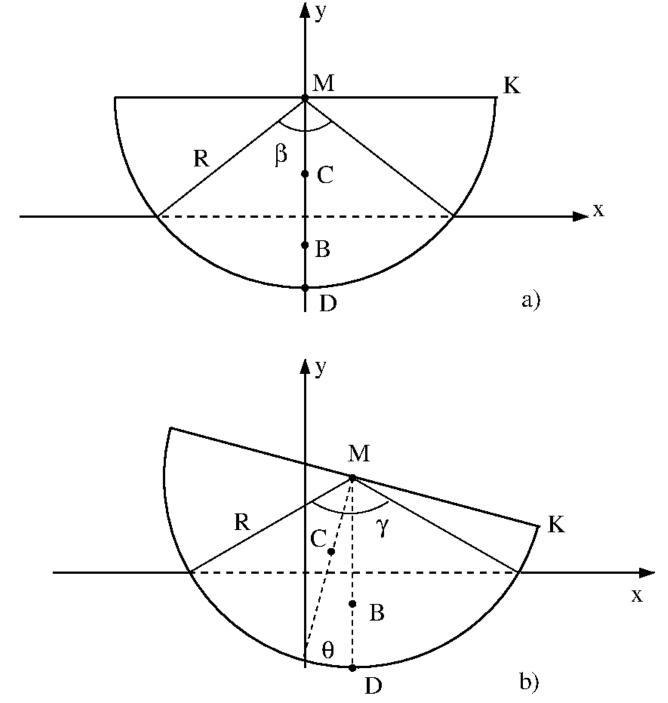
#> input picture Figur 1.png, 1336 x 1406 px, given in place of Figur%201.png, which was not available (shown at 1/2 size)
$ jupyter execute 'Prosjekt Teknisk Fysikk.ipynb'   (older library calls are emulated)   (text cells are left out)
#> lines starting #> are read from the running program, lines starting #| are printed output that depends on the picture; pictures that were not available may be replaced by others from this repository, and a replacement may not be noted
[cell 1]
from PIL import Image
import requests
from io import BytesIO

def resize_img(img, basewidth):
#> called with basewidth = 550
    wpercent = (basewidth/float(img.size[0]))
#> wpercent = 0.412
    hsize = int((float(img.size[1])*float(wpercent)))
#> hsize = 578
    img = img.resize((basewidth,hsize), Image.ANTIALIAS)
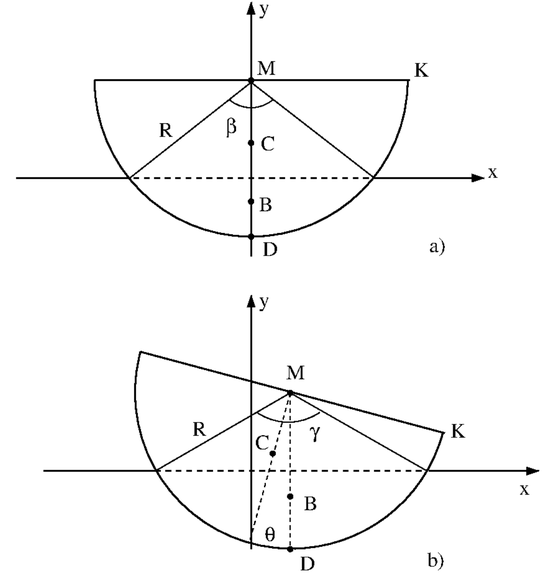
#> img: PIL image 550x578 RGBA; mean R, G, B, A 248.1, 248.1, 248.1, 255
    return img

url="https://github.com/simennes/VitberV22/blob/main/Figur%201.png?raw=true"
response = requests.get(url)
img = resize_img(Image.open(BytesIO(response.content)), 550)
img

[cell 2]
import numpy as np
import matplotlib.pyplot as plt
import time

[cell 3]
# Definere konstanter:                   # Enhet:
sigma0 = 1000                            # [kg/m^2]
sigma = 500                              # [kg/m^2]
R = 10                                   # [m]
As = 0.5*np.pi*R**2                      # [m^2]
m = As*sigma                             # [kg]
I_c = 0.5*m*(R**2)*(1-32/(9*(np.pi)**2)) # [kg*m^2]
h = 4*R/(3*np.pi)                        # [m]
g = 9.81                                 # [m/s^2]

[cell 4]
def b(beta):
    return np.pi*sigma/sigma0+np.sin(beta)

# Kode for fikspunktiterasjon fra notater:
def fikspunkt(g, beta0, tol=1.e-8, max_iter=30):
    '''
    Input:
        g:     Funksjon som skal løses
        beta0: Initialverdi
        tol:   Toleranse
    Output:
        beta:  Siste verdi, etter ønsket toleranse er oppnådd
    '''
#> called with beta0 = 2.09, tol = 1e-09, max_iter = 100
    beta = beta0
    for k in range(max_iter):
        beta_old = beta                        # Forrige betaverdi
        beta = g(beta)                         # Ny betaverdi
        err = abs(beta-beta_old)               # Feilestimat
        if err < tol:
            break
    return beta

tol = 1.e-9
beta = fikspunkt(b, 2*np.pi/3, tol, 100)
print(f"beta = {round(beta,10)} = {round(np.degrees(beta),6)} grader, med en nøyaktighet på {tol} rad.")

[cell 5]
y0_M = R*np.cos(beta/2)
y0_C = y0_M - h
y0_B = y0_M - (4*R*(np.sin(beta/2))**3) / (3*(beta-np.sin(beta)))
y0_D = y0_M - R

print(f"y0_M = {y0_M:.5f}, y0_C = {y0_C:.5f}, y0_B = {y0_B:.5f}, y0_D = {y0_D:.5f}")

[cell 6]
def euler(f, t, y, dt):
    # Finner neste verdi
    y_next = y + dt*f(t, y)
    t_next = t + dt
    return t_next, y_next

def ode_solver(f, t0, tend, w0, dt, betingelser=[0,False,False], method=euler):
    '''
    Input:
        f:           Høyre side av differensiallikning vi vil løse
        t0:          Starttid
        tend:        Sluttid
        w0:          Initialbetingelse
        dt:          Steglengde
        betingelser: For senere oppgaver, på formen: [ml/m (desimaltall), gjerde (bool), FSAL (bool)]
        method:      Ønsket metode for å løse differensiallikning. Standardmetode er Euler.

    Output:
        t_array:     Array med alle t-verdier
        w_array:     Array med alle w (løsninger)
    '''
#> called with t0 = 0, tend = 20, w0 = array of shape (2,), dt = 0.01

    w_array = np.array([w0])    # Array med numeriske løsninger for w-verdier
    t_array = np.array([t0])    # Array med t-verdier

    # Initiere første tn- og wn-verdi
    tn = t0
    wn = w0

    # Variable for last
    global ml
    ml = betingelser[0] * m
    gjerde = betingelser[1]

    # FSAL
    if betingelser[2]:
        k_curr = f(t0, w0)

    # Itererer frem til t = tend
    while tn < tend - 1.e-10:             # Buffer for trunkeringsfeil
        if betingelser[2]:                # FSAL (Oppgave 2h)
            k_old = k_curr
            tn, wn, k_curr = method(f, tn, wn, dt, k_curr)
        else:
            tn, wn = method(f, tn, wn, dt)    # Ett steg med valgt metode

        # Oppgave 2c) ###################################################################
        if np.all(wn == w_array[-1]):     # Sjekker om skipet har sluttet å bevege seg
            fortegn = np.sign(wn[0])
            lengde = np.size(wn)

            # Oppdaterer w som forklart i 2c
            wn = np.concatenate((np.array([fortegn*np.pi/2]), np.zeros(lengde-1)))
        #################################################################################

        # Oppgave 2d) ###################################################################
        if len(wn) == 8:                            # if skipet har last:
            if (not gjerde) and (abs(wn[6]) > R):   # -  if last falt av skipet:
                    ml = 0                          # -  -  ml = 0
                    wn[6] = np.sign(wn[6])*R        # -  -  x_L = +- R
            elif (gjerde) and (np.abs(wn[6]) >= R): # -  if last truffet gjerdet:
                wn[7] = 0                           # -  -  v_L = 0
                wn[6] = np.sign(wn[6])*R            # -  -  x_L = +-R
        #################################################################################

        # Passer på at siste t-verdi og tilhørende y-verdi er for nøyaktig tn = tend
        if tn > tend:               # Hvis vi har iterert for langt:
            dt = tend - t_array[-1] # -  Endre dt så vi treffer akkurat tend
            tn = t_array[-1]        # -  Sett tn og wn tilbake til forrige verdier
            wn = w_array[-1]
            if betingelser[2]:
                k_curr = k_old      # -  Sett k_curr til forrige verdi (for oppg. 2h)
        else:
            w_array = np.concatenate((w_array, np.array([wn])))
            t_array = np.append(t_array,tn)

    return t_array, w_array

[cell 7]
# Definerer nye konstanter
A_0 = 0.5*R**2*np.pi*sigma/sigma0
F_B = A_0*sigma0*g

# Definerer funksjonen fra oppgave c)
def f(t, w):
    tau_B = -F_B*h*np.sin(w[0])
    dw = np.array([w[1]        ,
                   tau_B / I_c])
    return dw

# Plottefunksjon
def plotter(t, w, tittel, enhet_x, enhet_y, plotte_variabel, legend=None, xmax = None):
#> called with tittel = 'Vinkelutslag, Eulers metode, dt = 0.01', enhet_x = 'Tid [s]', enhet_y = 'Theta [rad]', plotte_variabel = 0
    plt.figure(figsize=(12,6))

    # Plotter alle w mot tilhørende t fra input-arrays
    if plotte_variabel == 10:  # plotte_variabel = 10 betyr at vi skal plotte med logaritmisk skala
        for w_val in w:
            plt.loglog(t, w_val)

    else:   # Plotte vanlig
        for i in range(len(t)):
            plt.plot(t[i], w[i][:, plotte_variabel])

    plt.title(tittel)
    plt.xlabel(enhet_x)
    plt.ylabel(enhet_y)
    if legend != None:
        plt.legend(legend)
    if xmax != None:
        plt.xlim(right = xmax)
    plt.grid()
    plt.show()
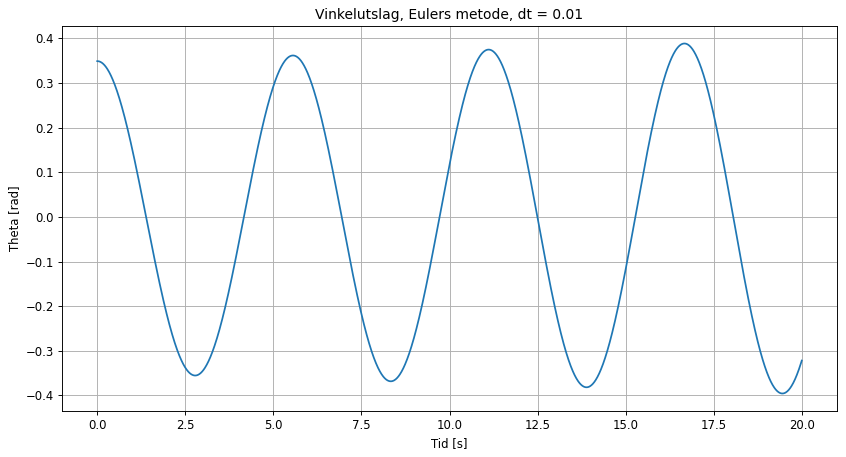
#> figure drawn by matplotlib, 1 panel; curve peaks at x = 16.67, y = 0.389

# Initialbetingelser
t0 = 0
tend = 20
w0 = np.array([np.radians(20), 0]) # w0 = [20 grader, 0]
dt = 0.01

# Finner t og w for dt = 0.01, og plotter vinkelutslaget
t, w = ode_solver(f, t0, tend, w0, dt)
plotter([t], [w], "Vinkelutslag, Eulers metode, dt = 0.01", "Tid [s]", "Theta [rad]", 0)

[cell 8]
theta_0 = 20*np.pi/180          # Startvinkel
minimum = np.abs(min(w[:,0]))   # Minimumsverdi
e_n = minimum - theta_0         # Global feil i minimumspunktet

print(f"Differanse mellom sluttamplitude og startamplitude: e_n = {e_n:.4f} rad = {np.degrees(e_n):.2f} grader")

[cell 9]
# Oppdaterer dt
dt = 0.00035

# Finner t og w for dt = 0.00035, noterer tiden det tar og plotter vinkelutslaget
tid0 = time.time()
t, w = ode_solver(f, t0, tend, w0, dt)
tid1 = time.time()

plotter([t], [w], "Vinkelutslag, Eulers metode, dt = 0.00035", "Tid [s]", "Theta [rad]", 0)
#> call 2 of plotter, with enhet_x = 'Tid [s]', enhet_y = 'Theta [rad]', plotte_variabel = 0
#> in plotter (call 2), `plt.show()`:
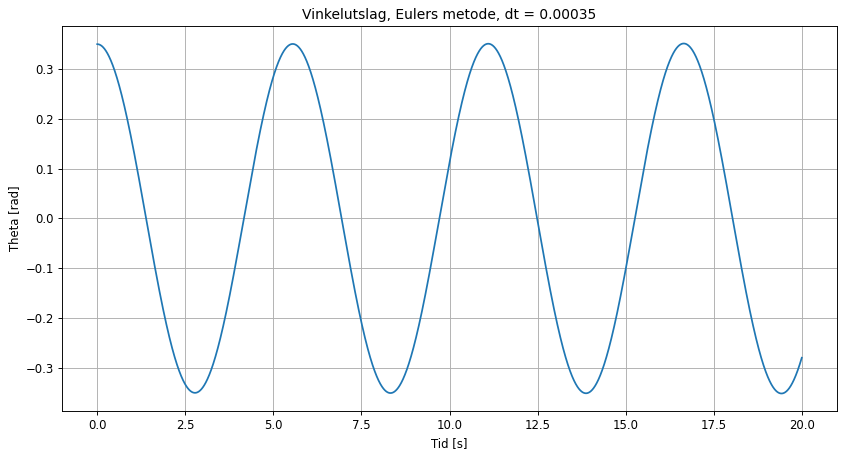
#> figure drawn by matplotlib, 1 panel; curve peaks at x = 16.65, y = 0.35

print(f"Startverdi = 20 grader")
print(f"Største utslagsverdi for theta: {np.degrees(np.abs(min(w[:,0]))):.2f} grader")
print(f"Global feil e_n = {(np.degrees(np.abs(min(w[:,0]))) - 20):.3f} grader")
print(f"Tid for Eulers metode med dt = {dt}: {(tid1-tid0):.2f} sekunder")

[cell 10]
def f_liten_vinkel(t, w):
    tau_B = -F_B*h*w[0]   # Bruker w[0] istedenfor np.sin(w[0])
    dw = np.array([w[1],
                   tau_B / I_c])
    return dw

dt = 0.00035

# theta0 = 20 grader
w0 = np.array([np.radians(20), 0])
t_20, w_20 = ode_solver(f, t0, tend, w0, dt)
t_liten_20, w_liten_20 = ode_solver(f_liten_vinkel, t0, tend, w0, dt)
plotter([t_liten_20, t_20], [w_liten_20, w_20],"Test av småvinkelapproksimasjon (SVA), theta0 = 20 grader, Eulers metode", "Tid [s]", "Theta [rad]", 0, ["theta, med SVA", "theta, uten SVA"])
#> call 3 of plotter, with enhet_x = 'Tid [s]', enhet_y = 'Theta [rad]', plotte_variabel = 0
#> in plotter (call 3), `plt.show()`:
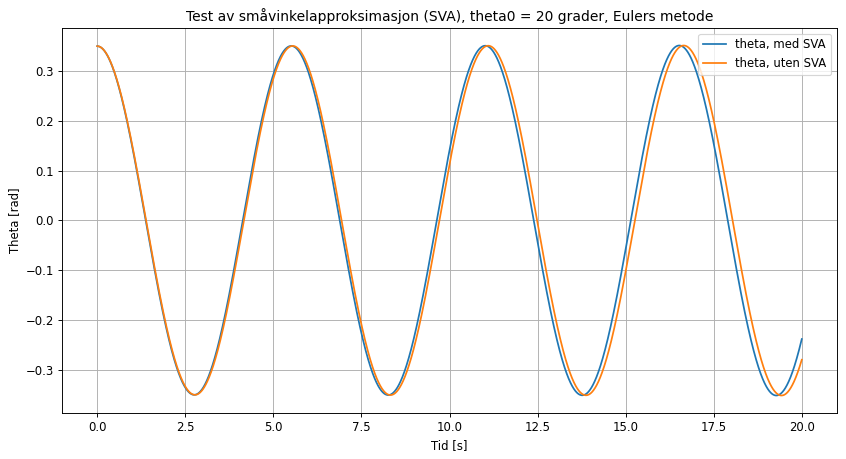
#> figure drawn by matplotlib, 1 panel; curve peaks at x = 16.52, y = 0.35; curve peaks at x = 16.65, y = 0.35

# theta0 = 1 grad
w0 = np.array([np.radians(1), 0])
t_1, w_1 = ode_solver(f, t0, tend, w0, dt)
t_liten_1, w_liten_1 = ode_solver(f_liten_vinkel, t0, tend, w0, dt)
plotter([t_liten_1, t_1], [w_liten_1, w_1],"Test av småvinkelapproksimasjon (SVA), theta0 = 1 grad, Eulers metode", "Tid [s]", "Theta [rad]", 0, ["theta, med SVA", "theta, uten SVA"])
#> call 4 of plotter, with enhet_x = 'Tid [s]', enhet_y = 'Theta [rad]', plotte_variabel = 0
#> in plotter (call 4), `plt.show()`:
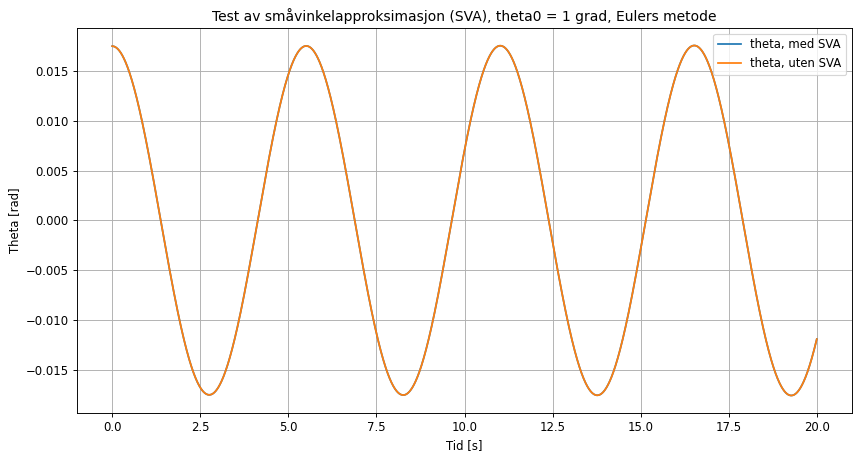
#> figure drawn by matplotlib, 1 panel; curve peaks at x = 16.52, y = 0.0175; curve peaks at x = 16.52, y = 0.0175
